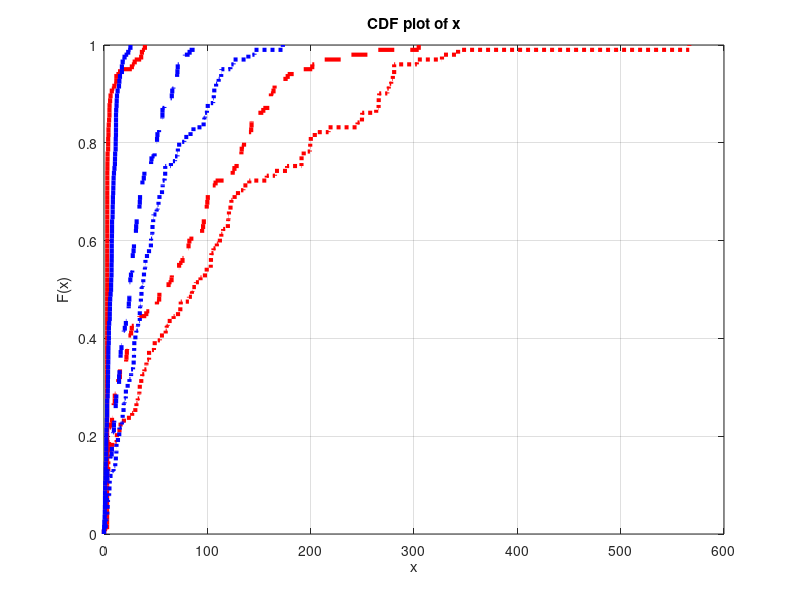

This figure's MATLAB source: (Note: this script raises an error after producing the figure.)
%%%%%%%%%%%%%%%%%%%%%%%%%%%%%%%%%%%%%%%%%%%%%%%%%%%%%%%%%%%%%%%%%%%%%%%%%
% cdf for the linear and nonlinear algorithm - 3D
%%%%%%%%%%%%%%%%%%%%%%%%%%%%%%%%%%%%%%%%%%%%%%%%%%%%%%%%%%%%%%%%%%%%%%%%%

clear all; close all; clc;

load('LS_100.mat')
de_100 = de;

load('LS_300.mat')
de_300 = de;

load('LS_500.mat')
de_500 = de;

load('NLS_100.mat')
de_100_nls = de;

load('NLS_300.mat')
de_300_nls = de;

load('NLS_500.mat')
de_500_nls = de;

a = cdfplot(de_100); 
set(a, 'LineStyle', '-', 'Color', 'r','LineWidth',3);
hold on; grid on;

b = cdfplot(de_300)
set(b, 'LineStyle', '--', 'Color', 'r','LineWidth',3);

c = cdfplot(de_500)
set(c, 'LineStyle', ':', 'Color', 'r','LineWidth',3);

d = cdfplot(de_100_nls); 
set(d, 'LineStyle', '-', 'Color', 'b','LineWidth',3);
hold on; grid on;

e = cdfplot(de_300_nls)
set(e, 'LineStyle', '--', 'Color', 'b','LineWidth',3);

f = cdfplot(de_500_nls)
set(f, 'LineStyle', ':', 'Color', 'b','LineWidth',3);

title('Map size & Performance(m)', FontSize=20)
xlabel('Error Distance(m)', FontSize=20)
ylabel('CDF', FontSize=20)

legend("100(m) - LLS", "300(m) - LLS", "500(m) - LLS", ...
    "100(m) - NLS", "300(m) - NLS", "500(m) - NLS", FontSize=20);
